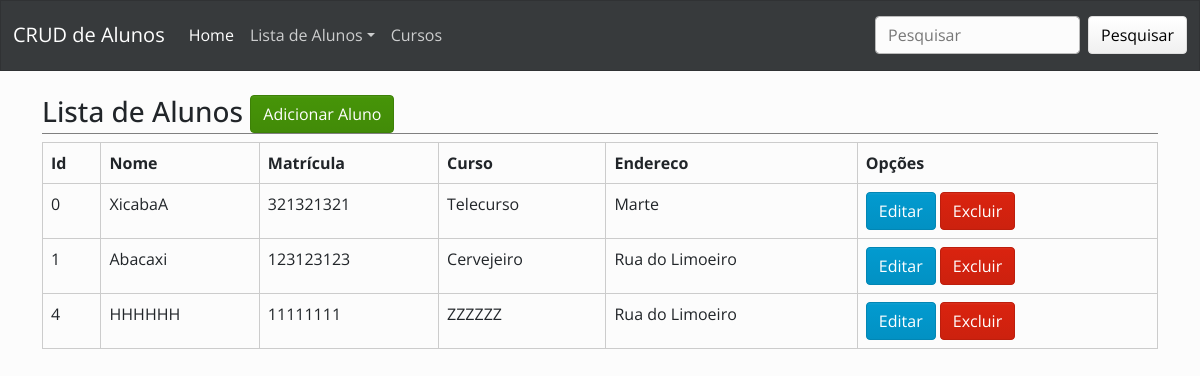
Screenshot of /view/studentsView.php with the database file from the repository.
### tables this page shows
CREATE TABLE "Alunos" (
	"id"	INTEGER UNIQUE,
	"nome"	TEXT,
	"matricula"	TEXT,
	"curso"	TEXT,
	"endereco"	TEXT,
	PRIMARY KEY("id" AUTOINCREMENT)
);

### view/studentsView.php (the view, shortened to what this page needs)
<?php
    require_once("../model/dbConfig.php");
    require_once("./navbar.php");
?>
<div class="container">
    <h3 class="page-title">Lista de Alunos
      <a href="../controller/addAluno.php" class="btn btn-success float-right">
      	Adicionar Aluno
      </a>
	</h3>
    <table class="table table-bordered table-s">
        <tr>
            <th>Id</th>
            <th>Nome</th>
            <th>Matrícula</th>
            <th>Curso</th>
            <th>Endereco</th>
            <th>Opções</th>
        </tr>
        <?php
            $order = $_GET["order"];
            switch ($order) {
                case 0:
                    $sql ="SELECT * from Alunos ORDER BY id";
                    break;
            }
            $ret = $db->query($sql);
            while($row = $ret->fetchArray(SQLITE3_ASSOC) )
                {
        ?>
                    <tr>
                        <td ><?=$row["id"];?></td>
                        <td><?=$row["nome"];?></td>
	   		            <td><?=$row["matricula"];?></td>
	   		            <td><?=$row["curso"];?></td>
                        <td><?=$row["endereco"];?></td>
	   		            <td>
	   			        <a href="../controller/editAluno.php?roll=<?=$row["id"];?>" class="btn btn-info">
                            Editar
	   			        </a>
	   			        <a href="../controller/deleteAluno.php?roll=<?=$row["id"];?>" class="btn btn-primary">
	   				        Excluir
	   			        </a>
	   		            </td>
	   	            </tr>
      <?php
                }
?>
    </table>
</div>
</body>
</html>

### view/navbar.php (shortened to what this page needs)
<!DOCTYPE html>
<html>
    <head>
        <link rel="stylesheet" href="../view/css/bootstrap.min.css">
        <link rel="stylesheet" href="../view/css/style.css">
    </head>
    <body>
        <nav class="navbar navbar-expand-lg navbar-dark bg-dark">
  <div class="container-fluid">
    <a class="navbar-brand" href="#">CRUD de Alunos</a>
    <div class="collapse navbar-collapse" id="navbarColor02">
      <ul class="navbar-nav me-auto">
        <li class="nav-item">
          <a class="nav-link active" href="../view/index.php">Home
          </a>
        </li>
        <li class="nav-item dropdown">
          <a class="nav-link dropdown-toggle" data-bs-toggle="dropdown" href="#" role="button" aria-haspopup="true" aria-expanded="false">Lista de Alunos</a>
        </li>
        <li class="nav-item">
          <a class="nav-link" href="../view/cursos.php">Cursos</a>
        </li>
      </ul>
      <form class="d-flex" action="../controller/search.php">
        <input class="form-control me-sm-2" type="text" placeholder="Pesquisar">
        <button class="btn btn-secondary my-2 my-sm-0" type="submit">Pesquisar</button>
      </form>
    </div>
  </div>
</nav>
    </body>
</html>

### view/css/style.css (style rules this page uses)
.page-title { line-height: 40px;border-bottom: 1px solid gray; margin-top: 20px; }

### rows the page displays
alunos: id "0", nome "XicabaA", matricula "321321321", curso "Telecurso", endereco "Marte"
alunos: id "1", nome "Abacaxi", matricula "123123123", curso "Cervejeiro", endereco "Rua do Limoeiro"
alunos: id "4", nome "HHHHHH", matricula "11111111", curso "ZZZZZZ", endereco "Rua do Limoeiro"
